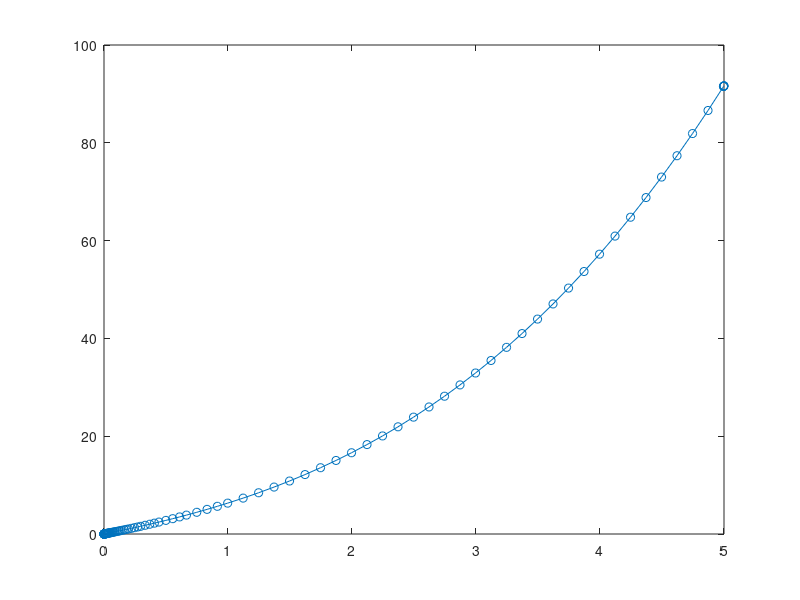

This chart was generated by the following MATLAB code: (Note: this script raises an error after producing the figure.)
% Question 1) A)
timeInterval = [0 5];
initialCondition = 0;
[t,y] = ode45(@(t,y) 2*t + t^2 + 5, timeInterval, initialCondition);
% ode45 doesn't provide a parameter to adjust time step, as the solver
% automatically adjusts the time step when calculating.
plot(t,y,'-o')
hold on

% Question 1) B)
% Analytical solution to the equation dy/dt = 2t + t^2 + 5 is
% y = t^2 + (1/3)t^3 + 5t + c
% with initial conditions as y = 0 at t = 0, c = 0, and so we use
% the equation y = t^2 + (1/3)t^3 + 5t
% This is the equation in the function file equationToPlotFor1b.m
equationToPlotFor1b;
xlabel('Time (t)');
ylabel('y');
legend('dydt = 2t + t^2 + 5', 'y = t^2 + (1/3)t^3 + 5t');
grid on

% The plots overlap quite well.